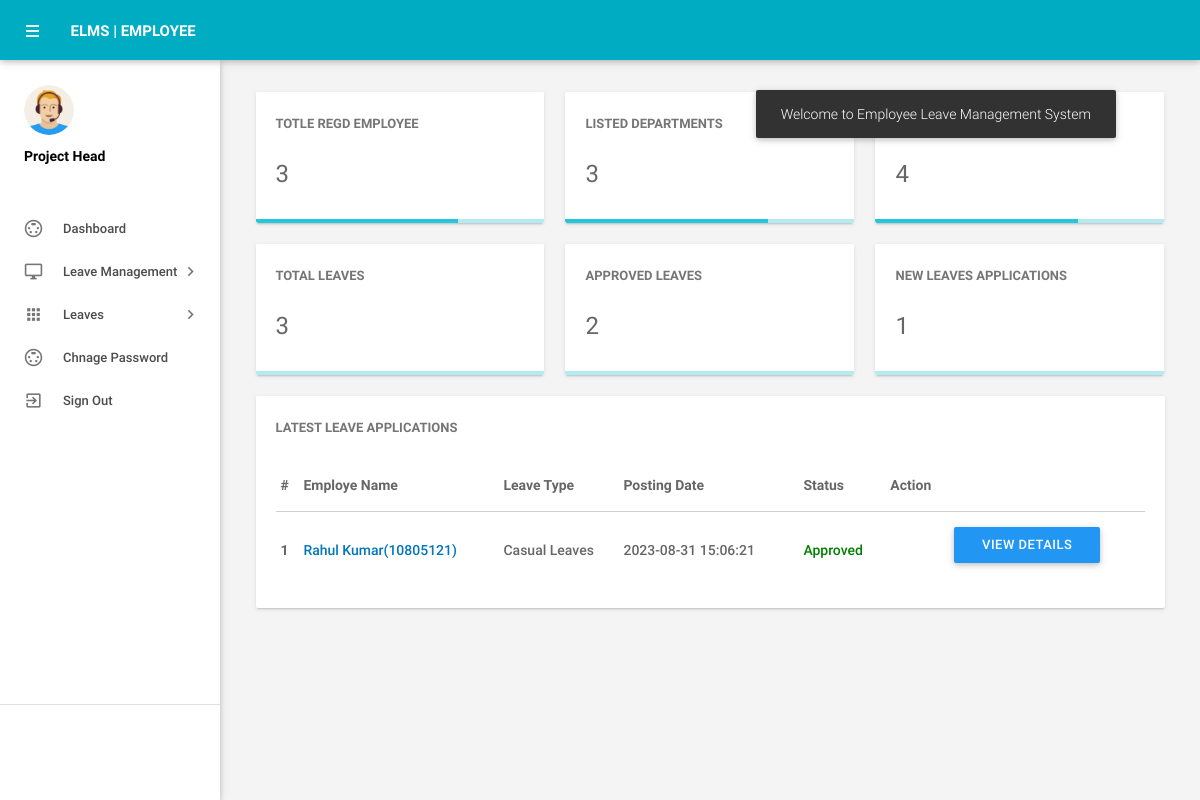
Page /ph/dashboard.php (signed in) on the committed database.
### tables this page shows
CREATE TABLE `tblleaves` (
  `id` int(11) NOT NULL,
  `LeaveType` varchar(110) DEFAULT NULL,
  `ToDate` varchar(120) DEFAULT NULL,
  `FromDate` varchar(120) DEFAULT NULL,
  `Description` mediumtext DEFAULT NULL,
  `PostingDate` timestamp NULL DEFAULT current_timestamp(),
  `AdminRemark` mediumtext DEFAULT NULL,
  `AdminRemarkDate` varchar(120) DEFAULT NULL,
  `Status` int(1) DEFAULT NULL,
  `IsRead` int(1) DEFAULT NULL,
  `empid` int(11) DEFAULT NULL
);

CREATE TABLE `tblemployees` (
  `id` int(11) NOT NULL,
  `EmpId` varchar(100) NOT NULL,
  `FirstName` varchar(150) DEFAULT NULL,
  `LastName` varchar(150) DEFAULT NULL,
  `EmailId` varchar(200) DEFAULT NULL,
  `Password` varchar(180) DEFAULT NULL,
  `Gender` varchar(100) DEFAULT NULL,
  `Dob` varchar(100) DEFAULT NULL,
  `Department` varchar(255) DEFAULT NULL,
  `Address` varchar(255) DEFAULT NULL,
  `City` varchar(200) DEFAULT NULL,
  `Country` varchar(150) DEFAULT NULL,
  `Phonenumber` char(11) DEFAULT NULL,
  `Status` int(1) DEFAULT NULL,
  `RegDate` timestamp NULL DEFAULT current_timestamp()
);

### ph/dashboard.php (the view, shortened to what this page needs)
<?php
include('includes/config.php');
if(strlen($_SESSION['alogin'])==0)
    {
header('location:index.php');
}
else{
?>
<!DOCTYPE html>
<html lang="en">
    <head>
        <link type="text/css" rel="stylesheet" href="../assets/plugins/materialize/css/materialize.min.css"/>
        <link href="../assets/plugins/metrojs/MetroJs.min.css" rel="stylesheet">
        <link href="../assets/plugins/weather-icons-master/css/weather-icons.min.css" rel="stylesheet">
        <link href="../assets/css/alpha.min.css" rel="stylesheet" type="text/css"/>
        <link href="../assets/css/custom.css" rel="stylesheet" type="text/css"/>
    </head>
    <body>
           <?php include('includes/header.php');?>
       <?php include('includes/sidebar.php');?>
            <main class="mn-inner">
                <div class="">
                    <div class="row no-m-t no-m-b">
                        <a href="manageemployee.php" target="blank">
                    <div class="col s12 m12 l4">
                        <div class="card stats-card">
                            <div class="card-content">
                                <span class="card-title">Totle Regd Employee</span>
                                <span class="stats-counter">
<?php
$sql = "SELECT id from tblemployees";
$query = $dbh -> prepare($sql);
$query->execute();
$empcount=$query->rowCount();
?>
                                    <span class="counter"><?php echo htmlentities($empcount);?></span></span>
                            </div>
                           <div class="progress stats-card-progress">
                                <div class="determinate" style="width: 70%"></div>
                            </div>
                        </div>
                    </div></a>
                           <a href="managedepartments.php" target="blank">
                        <div class="col s12 m12 l4">
                        <div class="card stats-card">
                            <div class="card-content">
                                <span class="card-title">Listed Departments </span>
    <?php
$sql = "SELECT id from tbldepartments";
$query = $dbh -> prepare($sql);
$query->execute();
$dptcount=$query->rowCount();
?>
                                <span class="stats-counter"><span class="counter"><?php echo htmlentities($dptcount);?></span></span>
                            </div>
                             <div class="progress stats-card-progress">
                                <div class="determinate" style="width: 70%"></div>
                            </div>
                        </div>
                    </div></a>
                      <a href="manageleavetype.php" target="blank">
                    <div class="col s12 m12 l4">
                        <div class="card stats-card">
                            <div class="card-content">
                                <span class="card-title">Listed leave Type</span>
                                    <?php
$sql = "SELECT id from  tblleavetype";
$query = $dbh -> prepare($sql);
$query->execute();
$leavtypcount=$query->rowCount();
?>
                                <span class="stats-counter"><span class="counter"><?php echo htmlentities($leavtypcount);?></span></span>
                            </div>
                            <div class="progress stats-card-progress">
                                <div class="determinate" style="width: 70%"></div>
                            </div>
                        </div>
                    </div></a>
                    <a href="leaves.php" target="blank">
                    <div class="col s12 m12 l4">
                        <div class="card stats-card">
                            <div class="card-content">
                                <span class="card-title">Total Leaves</span>
                                    <?php
$sql = "SELECT id from  tblleaves";
$query = $dbh -> prepare($sql);
$query->execute();
$totalleaves=$query->rowCount();
?>
                                <span class="stats-counter"><span class="counter"><?php echo htmlentities($totalleaves);?></span></span>
                            </div>
                            <div class="progress stats-card-progress">
                            </div>
                        </div>
                    </div></a>
     <a href="approvedleave-history.php" target="blank">
                    <div class="col s12 m12 l4">
                        <div class="card stats-card">
                            <div class="card-content">
                                <span class="card-title">Approved Leaves</span>
                                    <?php
$sql = "SELECT id from  tblleaves where Status=1";
$query = $dbh -> prepare($sql);
$query->execute();
$approvedleaves=$query->rowCount();
?>
                                <span class="stats-counter"><span class="counter"><?php echo htmlentities($approvedleaves);?></span></span>
                            </div>
                            <div class="progress stats-card-progress">
                            </div>
                        </div>
                    </div></a>
     <a href="pending-leavehistory.php" target="blank">
                    <div class="col s12 m12 l4">
                        <div class="card stats-card">
                            <div class="card-content">
                                <span class="card-title">New Leaves Applications</span>
                                    <?php
$sql = "SELECT id from  tblleaves where Status=0";
$query = $dbh -> prepare($sql);
$query->execute();
$approvedleaves=$query->rowCount();
?>
                                <span class="stats-counter"><span class="counter"><?php echo htmlentities($approvedleaves);?></span></span>
                            </div>
                            <div class="progress stats-card-progress">
                            </div>
                        </div>
                    </div></a>
                </div>
                    <div class="row no-m-t no-m-b">
                        <div class="col s15 m12 l12">
                            <div class="card invoices-card">
                                <div class="card-content">
                                    <span class="card-title">Latest Leave Applications</span>
                             <table id="example" class="display responsive-table ">
                                    <thead>
                                        <tr>
                                            <th>#</th>
                                            <th width="200">Employe Name</th>
                                            <th width="120">Leave Type</th>
                                             <th width="180">Posting Date</th>
                                            <th>Status</th>
                                            <th align="center">Action</th>
                                        </tr>
                                    </thead>
                                    <tbody>
<?php $sql = "SELECT tblleaves.id as lid,tblemployees.FirstName,tblemployees.LastName,tblemployees.EmpId,tblemployees.id,tblleaves.LeaveType,tblleaves.PostingDate,tblleaves.Status from tblleaves join tblemployees on tblleaves.empid=tblemployees.id where Department='PM'  order by lid desc limit 6";
$query = $dbh -> prepare($sql);
$query->execute();
$results=$query->fetchAll(PDO::FETCH_OBJ);
$cnt=1;
if($query->rowCount() > 0)
{
foreach($results as $result)
{
      ?>
                                        <tr>
                                            <td> <b><?php echo htmlentities($cnt);?></b></td>
                                              <td><a href="editemployee.php?empid=<?php echo htmlentities($result->id);?>" target="_blank"><?php echo htmlentities($result->FirstName." ".$result->LastName);?>(<?php echo htmlentities($result->EmpId);?>)</a></td>
                                            <td><?php echo htmlentities($result->LeaveType);?></td>
                                            <td><?php echo htmlentities($result->PostingDate);?></td>
                                                                       <td><?php $stats=$result->Status;
if($stats==1){
                                             ?>
                                                 <span style="color: green">Approved</span>
                                                 <?php } if($stats==2)  { ?>
                                                <span style="color: red">Not Approved</span>
                                                 <?php } if($stats==0)  { ?>
 <span style="color: blue">waiting for approval</span>
 <?php } ?>
                                             </td>
          <td>
           <td><a href="leave-details.php?leaveid=<?php echo htmlentities($result->lid);?>" class="waves-effect waves-light btn blue m-b-xs"  > View Details</a></td>
                                    </tr>
                                         <?php $cnt++;} }?>
                                    </tbody>
                                </table>
                                </div>
                            </div>
                        </div>
                    </div>
                </div>
            </main>
        </div>
    </body>
</html>
<?php } ?>

### rows in the picture
tblleaves: tblemployees.FirstName+LastName "Rahul Kumar", tblemployees.EmpId "10805121", LeaveType "Casual Leaves", PostingDate "2023-08-31 15:06:21", Status "Approved"

### other values in the picture
$empcount "3"
$dptcount "3"
$leavtypcount "4"
$totalleaves "3"
$approvedleaves "2"
$approvedleaves "1"
